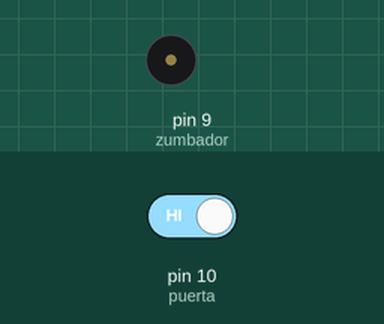
This sketch was run on a simulated Arduino Uno, built with avr-gcc and run on an emulated ATmega328P. On the bench: buzzer (waves = sounding, pin HIGH). The test bench sets the inputs (shaded band); at power-on: pin 10 (puerta) HIGH.

Above: at 1.2 s.
1.3 s: pin 10 (puerta) driven LOW
At 8.7 s:
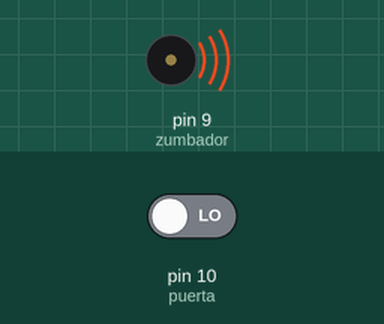
Timing chart, 0 to 19.3 s (numbered marks = the images above; inputs shaded):
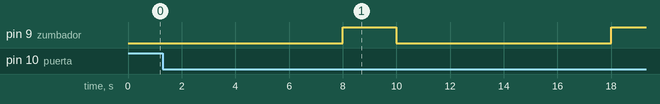

The sketch:

puerta.ino
```cpp
#include "LowPower.h"     //es la libreria que se encarga de que el arduino pueda entrar a un modo de ahorro de energia

int zumbador = 9;        //se declara en que pin va ser de la bocina

const int puerta=10;     //se declara el pin que va recivir  el estado de la puerta


void setup(){                     //inicia el metodo setup que se encarga de indicar el estado de cada puerto
  pinMode(puerta,INPUT_PULLUP);   //se indica que el pin de la puerta va a emitir la señal hacia el arduino para saber si la puerta esta abierta o cerrada
  pinMode(zumbador,OUTPUT);      //se indica que el pin de la bocina va recivir la señal del arduino
}                               //termino del metodo setup


void loop(){                                            //inicio del metodo loop que es el que se encarga de la funcionalida
      LowPower.powerDown(SLEEP_8S, ADC_OFF, BOD_OFF);       // este es el modo de ahorro de energia en el cual como lo dice su primer parametro dura 8 segundos en esta fase en el cual se apagan los comvertidores de analofico a digital
      int value = digitalRead(puerta);
      if(value == LOW){                                   //este if indica que cuado la pueta este cerrada no va ha hacer nada pero cuando este abierta se va a activar la alarma
         digitalWrite(zumbador,HIGH);                     //se activa el pitido de la alarma con la frecuencia establecida anteriormente
          delay(2000);                                  //indica que el tiempo que durara el pitido en este ejemplo es de 2 segundos

      }                                                 //indica el temino del if que se encarga de la alarma

      digitalWrite(zumbador,LOW);                        //indica que la bocina y va dejar de emitir el pitido
}
```

Measured:
- after the input at 1.3 s, pin 9 (zumbador): LOW → HIGH after 6.7 s, → LOW 2.0 s later, → HIGH 8.0 s later
